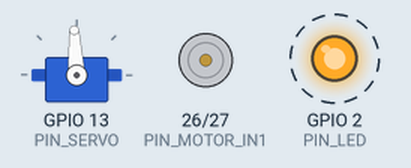
The sketch below on a simulated ESP32. Shown: servo, motor-driver pin pairs drawn as motors (green arrow = first pin HIGH = forward, orange = second pin HIGH = backward, longer = more drive, scaled by the enable pin), output pins drawn as LEDs (lit = HIGH). Dashed ring = blinking. WiFi joins after 1.5 s; servers stay silent unless stated; servo pulses on a pin are drawn as a servo (544–2400 µs = 0–180°); what the sketch prints to the serial monitor is not drawn.

Above: at 0.55 s.
Timing chart, 0 to 3.5 s (numbered marks = the images above):
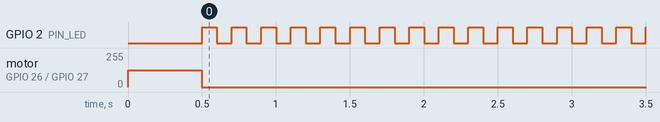

The sketch:

visionpilot_esp32.ino
```cpp
// VisionPilot car firmware — simplified: WiFi AP + L298N motor + servo only.
// Phone -> UDP "D,<seq>,<throttle>,<steer>" -> L298N DC motor + steering servo.
// Safety: watchdog (no packet for WATCHDOG_MS -> stop), kill latch (K/C).
// Telemetry: "T,<lastSeq>,0,0,<state>" on port 4211 to every recent sender (peer):
// the phone controller app AND the laptop vision brain both see the car state.
// "P" = ping: registers the sender as a telemetry peer without driving the car.
#include <WiFi.h>
#include <WiFiUdp.h>
#if __has_include(<esp_arduino_version.h>)
#include <esp_arduino_version.h>
#endif
#include "config.h"

#ifndef ESP_ARDUINO_VERSION_MAJOR
#define ESP_ARDUINO_VERSION_MAJOR 2
#endif

enum CarState : uint8_t {
  STATE_OK       = 0,
  STATE_WATCHDOG = 1,
  STATE_KILLED   = 3,
};

static const int SERVO_FREQ      = 50;
static const int SERVO_BITS      = 16;
static const uint32_t SERVO_PERIOD_US = 1000000UL / SERVO_FREQ;
static const int MOTOR_CH        = 0;
static const int SERVO_CH        = 2;
static const unsigned long SEQ_RESTART_GAP = 1000;

static const uint32_t PEER_TIMEOUT_MS = 2000;
static const int MAX_PEERS = 2;  // controller phone + laptop

struct Peer {
  IPAddress ip;
  uint32_t lastSeenMs;
  unsigned long lastSeq;  // each sender has its own sequence counter
  bool used;
};

WiFiUDP udp;
bool udpStarted  = false;
Peer peers[MAX_PEERS] = {};

uint32_t lastDriveMs  = 0;
uint32_t lastTelemMs  = 0;
unsigned long lastSeq = 0;
int currentThrottle   = 0;
bool killed           = false;

// ---------- PWM helpers (Arduino-ESP32 core 2.x and 3.x) ----------
void pwmSetup(int pin, int ch, int freq, int bits) {
#if ESP_ARDUINO_VERSION_MAJOR >= 3
  ledcAttachChannel(pin, freq, bits, ch);
#else
  ledcSetup(ch, freq, bits);
  ledcAttachPin(pin, ch);
#endif
}

void pwmWrite(int pin, int ch, uint32_t duty) {
#if ESP_ARDUINO_VERSION_MAJOR >= 3
  (void)ch;
  ledcWrite(pin, duty);
#else
  (void)pin;
  ledcWrite(ch, duty);
#endif
}

// ---------- Actuators ----------
void setMotor(int throttle) {
  currentThrottle = throttle;
  if (MOTOR_INVERT) throttle = -throttle;
  if (throttle == 0) {
    digitalWrite(PIN_MOTOR_IN1, LOW);
    digitalWrite(PIN_MOTOR_IN2, LOW);
    pwmWrite(PIN_MOTOR_EN, MOTOR_CH, 0);
    return;
  }
  const uint32_t maxDuty = (1UL << MOTOR_PWM_BITS) - 1;
  const int mag = abs(throttle);
  const int pct = MOTOR_MIN_DUTY_PCT + (MOTOR_MAX_DUTY_PCT - MOTOR_MIN_DUTY_PCT) * (mag - 1) / 99;
  const uint32_t duty = maxDuty * pct / 100;
  digitalWrite(PIN_MOTOR_IN1, throttle > 0 ? HIGH : LOW);
  digitalWrite(PIN_MOTOR_IN2, throttle > 0 ? LOW  : HIGH);
  pwmWrite(PIN_MOTOR_EN, MOTOR_CH, duty);
  Serial.printf("Motor: throttle=%d dir=%s duty=%lu/%lu pct=%d\n",
                throttle, throttle > 0 ? "FWD" : "REV", (unsigned long)duty,
                (unsigned long)maxDuty, pct);
}

void setSteer(int steer) {
  if (STEER_INVERT) steer = -steer;
  const long us   = STEER_CENTER_US + (long)STEER_RANGE_US * steer / 100;
  const uint32_t duty = (uint32_t)((uint64_t)us * ((1UL << SERVO_BITS) - 1) / SERVO_PERIOD_US);
  pwmWrite(PIN_SERVO, SERVO_CH, duty);
}

void stopAll() {
  setMotor(0);
  setSteer(0);
}

// ---------- State ----------
bool watchdogTripped() {
  return millis() - lastDriveMs > WATCHDOG_MS;
}

CarState currentState() {
  if (killed)            return STATE_KILLED;
  if (watchdogTripped()) return STATE_WATCHDOG;
  return STATE_OK;
}

void applyDrive(int throttle, int steer) {
  if (killed) { stopAll(); return; }
  setMotor(throttle);
  setSteer(steer);
}

void handlePacket(const char* msg, Peer& peer) {
  if (msg[0] == 'P') return;  // ping: peer already refreshed, nothing to drive
  if (msg[0] == 'K') { killed = true;  stopAll(); return; }
  if (msg[0] == 'C') { killed = false; return; }
  if (msg[0] != 'D') return;

  unsigned long seq = 0;
  int throttle = 0, steer = 0;
  if (sscanf(msg, "D,%lu,%d,%d", &seq, &throttle, &steer) != 3) return;

  // Drop late (out-of-order) packets from THIS sender while the link is live.
  const bool stale = !watchdogTripped() && seq <= peer.lastSeq && peer.lastSeq - seq < SEQ_RESTART_GAP;
  if (stale) return;

  peer.lastSeq = seq;
  lastSeq      = seq;
  lastDriveMs  = millis();
  applyDrive(constrain(throttle, -100, 100), constrain(steer, -100, 100));
}

// ---------- Peers ----------
Peer& peerFor(const IPAddress& ip) {
  const uint32_t now = millis();
  int oldest = 0;
  for (int i = 0; i < MAX_PEERS; i++) {
    if (peers[i].used && peers[i].ip == ip) {
      peers[i].lastSeenMs = now;
      return peers[i];
    }
    if (!peers[i].used || now - peers[i].lastSeenMs > now - peers[oldest].lastSeenMs) oldest = i;
    if (!peers[i].used) break;
  }
  peers[oldest] = Peer{ip, now, 0, true};  // new sender replaces the free / stalest slot
  return peers[oldest];
}

// ---------- Loop pieces ----------
void pollUdp() {
  int size = udp.parsePacket();
  while (size > 0) {
    char buf[64];
    const int len = udp.read(buf, sizeof(buf) - 1);
    buf[len > 0 ? len : 0] = '\0';
    handlePacket(buf, peerFor(udp.remoteIP()));
    size = udp.parsePacket();
  }
}

void sendTelemetry() {
  if (millis() - lastTelemMs < TELEM_INTERVAL_MS) return;
  lastTelemMs = millis();
  char buf[64];
  // Keep 5-field format compatible with existing app: T,seq,mask,mV,state
  const int len = snprintf(buf, sizeof(buf), "T,%lu,0,0,%u", lastSeq, (unsigned)currentState());
  for (int i = 0; i < MAX_PEERS; i++) {
    if (!peers[i].used || millis() - peers[i].lastSeenMs > PEER_TIMEOUT_MS) continue;
    udp.beginPacket(peers[i].ip, TELEM_PORT);
    udp.write((const uint8_t*)buf, len);
    udp.endPacket();
  }
}

void updateLed() {
  if (currentState() == STATE_OK) { digitalWrite(PIN_LED, HIGH); return; }
  const uint32_t period = (currentState() == STATE_KILLED) ? 1000 : 200;
  digitalWrite(PIN_LED, (millis() / (period / 2)) % 2 ? HIGH : LOW);
}

bool ensureWifi() {
#if USE_AP_MODE
  return udpStarted;
#else
  if (WiFi.status() == WL_CONNECTED) {
    if (!udpStarted) {
      udp.begin(CMD_PORT);
      udpStarted = true;
      Serial.printf("WiFi OK, car IP %s\n", WiFi.localIP().toString().c_str());
    }
    return true;
  }
  if (udpStarted) { udp.stop(); udpStarted = false; }
  return false;
#endif
}

void setup() {
  Serial.begin(115200);
  pinMode(PIN_LED,       OUTPUT);
  pinMode(PIN_MOTOR_IN1, OUTPUT);
  pinMode(PIN_MOTOR_IN2, OUTPUT);

  pwmSetup(PIN_MOTOR_EN, MOTOR_CH, MOTOR_PWM_FREQ, MOTOR_PWM_BITS);
  pwmSetup(PIN_SERVO,    SERVO_CH, SERVO_FREQ,      SERVO_BITS);
  stopAll();

  // Brief motor pulse to confirm H-bridge wiring (500ms at 50% both directions)
  Serial.println("Motor self-test: FWD 500ms...");
  digitalWrite(PIN_MOTOR_IN1, HIGH);
  digitalWrite(PIN_MOTOR_IN2, LOW);
  pwmWrite(PIN_MOTOR_EN, MOTOR_CH, ((1UL << MOTOR_PWM_BITS) - 1) * 50 / 100);
  delay(500);
  stopAll();
  Serial.println("Motor self-test: done.");

#if USE_AP_MODE
  WiFi.mode(WIFI_AP);
  WiFi.softAP(AP_SSID, AP_PASS);
  udp.begin(CMD_PORT);
  udpStarted = true;
  Serial.printf("VisionPilot AP: SSID=%s  IP=%s  port=%d\n",
                AP_SSID, WiFi.softAPIP().toString().c_str(), CMD_PORT);
#else
  WiFi.mode(WIFI_STA);
  WiFi.setSleep(false);
  WiFi.setAutoReconnect(true);
  WiFi.begin(WIFI_SSID, WIFI_PASS);
  Serial.println("VisionPilot booting, connecting WiFi...");
#endif
}

void loop() {
  if (ensureWifi()) {
    pollUdp();
    sendTelemetry();
  }
  if (watchdogTripped() && currentThrottle != 0) {
    stopAll();
    Serial.println("Watchdog -> stopped");
  }
  updateLed();
  delay(2);
}
```

config.example.h
```cpp
// Copy this file to config.h and fill in your hotspot credentials.
// config.h is gitignored so credentials never get committed.
#pragma once

// ---- Wi-Fi mode ----
// WIFI_MODE_AP 1  → ESP32 creates its own access point (phone control, no laptop needed)
// WIFI_MODE_AP 0  → ESP32 joins your hotspot (laptop mode)
#define USE_AP_MODE 1
#define AP_SSID "VisionPilot"
#define AP_PASS "vp123456"
// In AP mode the car IP is always 192.168.4.1; phone connects to the AP above.

// ---- Wi-Fi (used only when WIFI_MODE_AP 0 — Windows Mobile Hotspot, 2.4 GHz band!) ----
#define WIFI_SSID "YOUR_HOTSPOT_NAME"
#define WIFI_PASS "YOUR_HOTSPOT_PASSWORD"

// ---- UDP ----
#define CMD_PORT 4210        // car listens here for D/K/C packets
#define TELEM_PORT 4211      // car sends T packets to the laptop on this port
#define TELEM_INTERVAL_MS 100

// ---- Safety ----
#define WATCHDOG_MS 300      // no drive packet for this long -> stop

// ---- Pins (see docs/superpowers/specs for wiring table) ----
#define PIN_MOTOR_EN 25      // L298N ENA (remove the ENA jumper)
#define PIN_MOTOR_IN1 26
#define PIN_MOTOR_IN2 27
#define PIN_SERVO 13
#define PIN_LED 2

// ---- Motor tuning ----
#define MOTOR_INVERT false   // flip if "forward" drives backwards
#define MOTOR_PWM_FREQ 1000
#define MOTOR_PWM_BITS 10
#define MOTOR_MIN_DUTY_PCT 35  // below this the toy motor just hums
#define MOTOR_MAX_DUTY_PCT 100

// ---- Steering servo tuning ----
#define STEER_INVERT false   // flip if +steer turns left
#define STEER_CENTER_US 1500 // trim so the car drives straight at steer=0
#define STEER_RANGE_US 400   // +/- microseconds at full lock
```

Measured:
- by itself, GPIO 2 (PIN_LED): alternates HIGH for 0.10 s and LOW for 0.10 s
